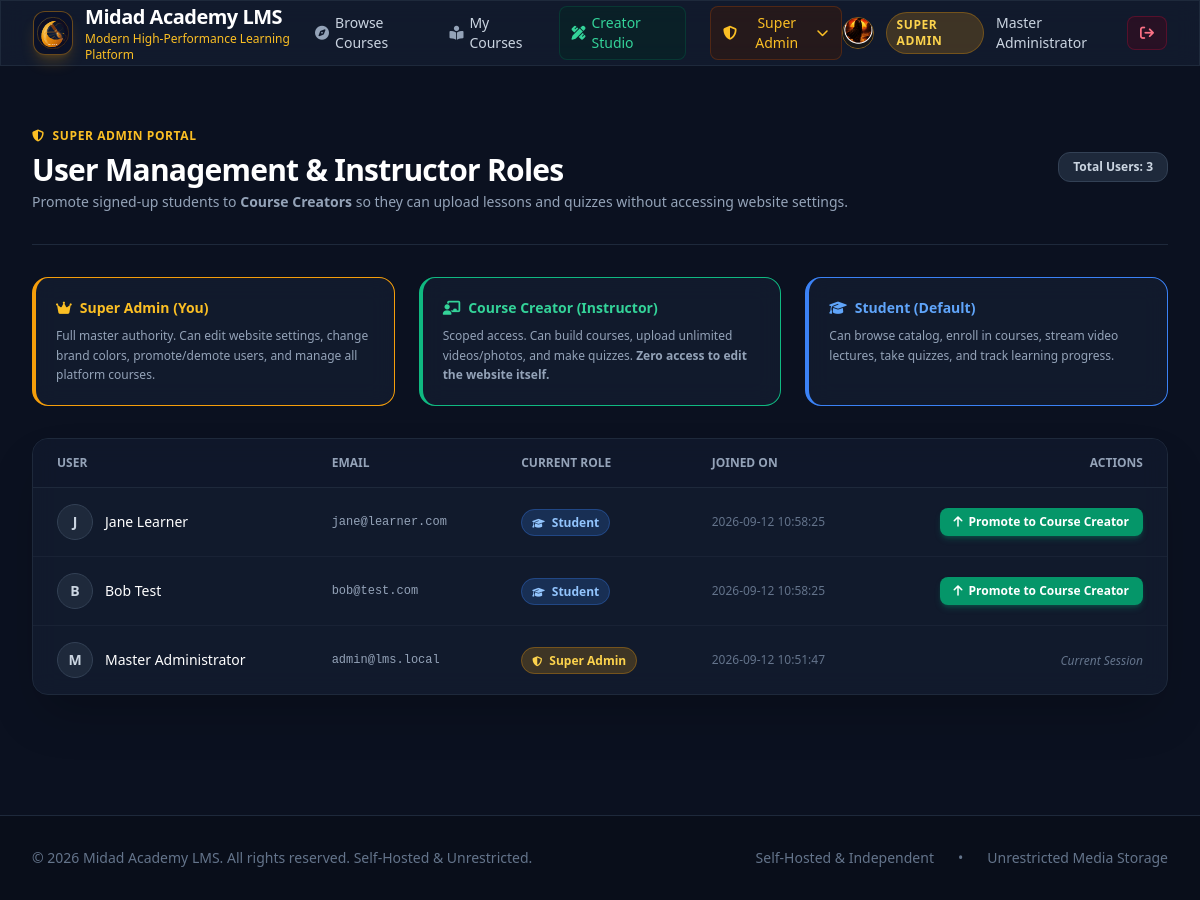
/admin/users (signed in), run on an earlier commit of the app's database.
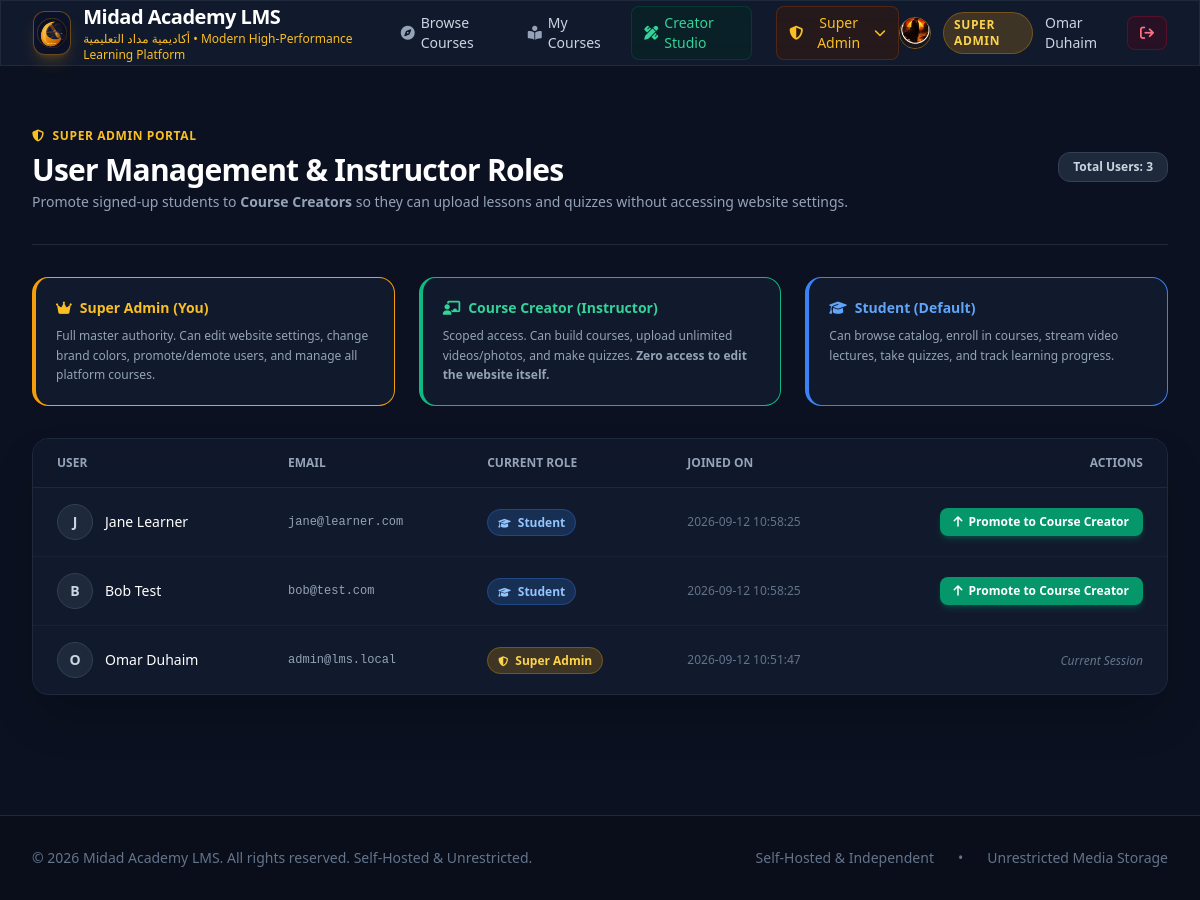
And on a later commit of the database.
### tables this page shows
CREATE TABLE settings (
        key TEXT PRIMARY KEY,
        value TEXT NOT NULL
    );

CREATE TABLE users (
        id INTEGER PRIMARY KEY AUTOINCREMENT,
        email TEXT UNIQUE NOT NULL,
        name TEXT NOT NULL,
        password_hash TEXT NOT NULL,
        role TEXT NOT NULL DEFAULT 'student',
        created_at TIMESTAMP DEFAULT CURRENT_TIMESTAMP
    );

### app.py (the view)
@app.route("/admin/users")
@super_admin_only
def admin_users():
    users = db.get_all_users()
    return render_template("admin_users.html", users=users)

### app.py (called while the page is built)
@app.context_processor
def inject_global_data():
    settings = db.get_settings()
    current_user = None
    if "user_id" in session:
        current_user = db.get_user_by_id(session["user_id"])
    return dict(settings=settings, current_user=current_user)

def super_admin_only(f):
    @wraps(f)
    def decorated_function(*args, **kwargs):
        if "user_id" not in session:
            flash("Please sign in as Super Admin.", "warning")
            return redirect(url_for("login", next=request.url))
        user = db.get_user_by_id(session["user_id"])
        if not user or user["role"] != "super_admin":
            abort(403, description="Access Restricted: Only the Master Super Admin can modify website settings or manage user roles.")
        return f(*args, **kwargs)
    return decorated_function

### database.py (called while the page is built)
def get_db_connection():
    conn = sqlite3.connect(DB_PATH)
    conn.row_factory = sqlite3.Row
    conn.execute("PRAGMA foreign_keys = ON")
    return conn

def get_settings():
    conn = get_db_connection()
    rows = conn.execute("SELECT key, value FROM settings").fetchall()
    conn.close()
    return {row["key"]: row["value"] for row in rows}

def get_user_by_id(user_id):
    conn = get_db_connection()
    user = conn.execute("SELECT * FROM users WHERE id = ?", (user_id,)).fetchone()
    conn.close()
    return user

def get_all_users():
    conn = get_db_connection()
    users = conn.execute("SELECT id, email, name, role, created_at FROM users ORDER BY created_at DESC").fetchall()
    conn.close()
    return users

### templates/admin_users.html (shortened to what this page needs)
{% extends "base.html" %}
{% block content %}
<div class="max-w-7xl mx-auto px-4 sm:px-6 lg:px-8 py-10">
    <div class="flex flex-col sm:flex-row items-start sm:items-center justify-between pb-8 border-b border-slate-800 gap-4">
        <div>
            <div class="inline-flex items-center space-x-2 text-xs font-semibold uppercase tracking-wider text-amber-400 mb-2">
                <i class="fa-solid fa-shield-halved"></i>
                <span>Super Admin Portal</span>
            </div>
            <h1 class="text-3xl font-bold text-white tracking-tight">User Management & Instructor Roles</h1>
            <p class="text-sm text-slate-400 mt-1">
                Promote signed-up students to <strong>Course Creators</strong> so they can upload lessons and quizzes without accessing website settings.
            </p>
        </div>
        <div class="flex items-center space-x-3">
            <span class="px-3.5 py-1.5 rounded-xl bg-slate-800 text-xs font-semibold text-slate-300 border border-slate-700">
                Total Users: {{ users | length }}
            </span>
        </div>
    </div>
    <div class="grid grid-cols-1 md:grid-cols-3 gap-6 my-8">
        <div class="glass-card p-5 rounded-2xl border-l-4 border-amber-500">
            <div class="text-amber-400 font-bold text-sm flex items-center gap-2">
                <i class="fa-solid fa-crown"></i> Super Admin (You)
            </div>
            <p class="text-xs text-slate-400 mt-2 leading-relaxed">
                Full master authority. Can edit website settings, change brand colors, promote/demote users, and manage all platform courses.
            </p>
        </div>
        <div class="glass-card p-5 rounded-2xl border-l-4 border-emerald-500">
            <div class="text-emerald-400 font-bold text-sm flex items-center gap-2">
                <i class="fa-solid fa-chalkboard-user"></i> Course Creator (Instructor)
            </div>
            <p class="text-xs text-slate-400 mt-2 leading-relaxed">
                Scoped access. Can build courses, upload unlimited videos/photos, and make quizzes. <strong>Zero access to edit the website itself.</strong>
            </p>
        </div>
        <div class="glass-card p-5 rounded-2xl border-l-4 border-blue-500">
            <div class="text-blue-400 font-bold text-sm flex items-center gap-2">
                <i class="fa-solid fa-graduation-cap"></i> Student (Default)
            </div>
            <p class="text-xs text-slate-400 mt-2 leading-relaxed">
                Can browse catalog, enroll in courses, stream video lectures, take quizzes, and track learning progress.
            </p>
        </div>
    </div>
    <div class="glass-card rounded-2xl overflow-hidden border border-slate-800 shadow-2xl">
        <div class="overflow-x-auto">
            <table class="w-full text-left text-sm text-slate-300">
                <thead class="bg-slate-900/80 text-xs uppercase font-semibold text-slate-400 border-b border-slate-800">
                    <tr>
                        <th class="px-6 py-4">User</th>
                        <th class="px-6 py-4">Email</th>
                        <th class="px-6 py-4">Current Role</th>
                        <th class="px-6 py-4">Joined On</th>
                        <th class="px-6 py-4 text-right">Actions</th>
                    </tr>
                </thead>
                <tbody class="divide-y divide-slate-800/60">
                    {% for u in users %}
                    <tr class="hover:bg-slate-800/30 transition">
                        <td class="px-6 py-4 font-medium text-white flex items-center space-x-3">
                            <div class="w-9 h-9 rounded-full bg-slate-800 flex items-center justify-center font-bold text-slate-300 border border-slate-700">
                                {{ u.name[0] | upper }}
                            </div>
                            <span>{{ u.name }}</span>
                        </td>
                        <td class="px-6 py-4 font-mono text-xs text-slate-400">{{ u.email }}</td>
                        <td class="px-6 py-4">
                            {% if u.role == 'super_admin' %}
                                <span class="px-2.5 py-1 rounded-full text-xs font-semibold bg-amber-500/20 text-amber-300 border border-amber-500/30">
                                    <i class="fa-solid fa-shield-halved text-[10px] mr-1"></i> Super Admin
                                </span>
                            {% elif u.role == 'instructor' %}
                                <span class="px-2.5 py-1 rounded-full text-xs font-semibold bg-emerald-500/20 text-emerald-300 border border-emerald-500/30">
                                    <i class="fa-solid fa-pen-ruler text-[10px] mr-1"></i> Course Creator
                                </span>
                            {% else %}
                                <span class="px-2.5 py-1 rounded-full text-xs font-semibold bg-blue-500/20 text-blue-300 border border-blue-500/30">
                                    <i class="fa-solid fa-graduation-cap text-[10px] mr-1"></i> Student
                                </span>
                            {% endif %}
                        </td>
                        <td class="px-6 py-4 text-xs text-slate-500">{{ u.created_at }}</td>
                        <td class="px-6 py-4 text-right">
                            {% if u.id != current_user.id %}
                                {% if u.role == 'student' %}
                                    <form method="POST" action="{{ url_for('change_user_role', user_id=u.id) }}" class="inline">
                                        <button type="submit" class="px-3.5 py-1.5 rounded-lg bg-emerald-600 hover:bg-emerald-500 text-white text-xs font-semibold transition shadow-md shadow-emerald-600/30 flex items-center gap-1.5 ml-auto">
                                            <i class="fa-solid fa-arrow-up"></i> Promote to Course Creator
                                        </button>
                                    </form>
                                {% endif %}
                            {% else %}
                                <span class="text-xs text-slate-500 italic">Current Session</span>
                            {% endif %}
                        </td>
                    </tr>
                    {% endfor %}
                </tbody>
            </table>
        </div>
    </div>
</div>
{% endblock %}

### templates/base.html (shortened to what this page needs)
<!DOCTYPE html>
<html lang="en">
<head>
    <script src="https://cdn.tailwindcss.com"></script>
    <link rel="stylesheet" href="https://cdnjs.cloudflare.com/ajax/libs/font-awesome/6.4.0/css/all.min.css">
</head>
<body class="min-h-screen flex flex-col antialiased">
    <header class="sticky top-0 z-50 glass-card border-b border-slate-800">
        <div class="max-w-7xl mx-auto px-4 sm:px-6 lg:px-8">
            <div class="flex items-center justify-between h-16">
                <a href="{{ url_for('index') }}" class="flex items-center space-x-3 group">
                    <div class="w-11 h-11 rounded-xl bg-[#0A1128] border border-amber-500/40 p-0.5 flex items-center justify-center shadow-lg shadow-amber-500/20 group-hover:scale-105 transition overflow-hidden">
                        <img src="{{ url_for('static', filename='images/midad_logo.svg') }}" alt="Midad Academy LMS Logo" class="w-full h-full object-contain">
                    </div>
                    <div>
                        <span class="text-xl font-bold tracking-tight text-white block">{{ settings.site_name }}</span>
                        <span class="text-xs text-amber-400 font-medium hidden sm:block">{{ settings.tagline }}</span>
                    </div>
                </a>
                <nav class="hidden md:flex items-center space-x-6">
                    <a href="{{ url_for('index') }}" class="text-sm font-medium text-slate-300 hover:text-white transition flex items-center gap-1.5">
                        <i class="fa-solid fa-compass text-slate-400"></i> Browse Courses
                    </a>
                    {% if current_user %}
                        <a href="{{ url_for('my_learning') }}" class="text-sm font-medium text-slate-300 hover:text-white transition flex items-center gap-1.5">
                            <i class="fa-solid fa-book-open-reader text-slate-400"></i> My Courses
                        </a>
                        {% if current_user.role in ['instructor', 'super_admin'] %}
                        <a href="{{ url_for('studio') }}" class="text-sm font-medium text-emerald-400 hover:text-emerald-300 transition flex items-center gap-1.5 bg-emerald-950/40 px-3 py-1.5 rounded-lg border border-emerald-800/40">
                            <i class="fa-solid fa-pen-ruler"></i> Creator Studio
                        </a>
                        {% endif %}
                        {% if current_user.role == 'super_admin' %}
                        <div class="relative group">
                            <button class="text-sm font-medium text-amber-400 hover:text-amber-300 transition flex items-center gap-1.5 bg-amber-950/40 px-3 py-1.5 rounded-lg border border-amber-800/40">
                                <i class="fa-solid fa-shield-halved"></i> Super Admin <i class="fa-solid fa-chevron-down text-xs"></i>
                            </button>
                        </div>
                        {% endif %}
                    {% endif %}
                </nav>
                <div class="flex items-center space-x-3">
                    {% if current_user %}
                        <div class="flex items-center space-x-3">
                            <img src="{{ url_for('static', filename='images/omar_avatar.png') }}" alt="Avatar" class="w-8 h-8 rounded-full object-cover border border-amber-500/50">
                            <span class="text-xs font-semibold px-2.5 py-1 rounded-full uppercase tracking-wider
                                {% if current_user.role == 'super_admin' %} bg-amber-500/20 text-amber-300 border border-amber-500/30
                                {% elif current_user.role == 'instructor' %} bg-emerald-500/20 text-emerald-300 border border-emerald-500/30
                                {% else %} bg-slate-700/50 text-slate-300 border border-slate-600/30 {% endif %}">
                                {{ current_user.role | replace('_', ' ') }}
                            </span>
                            <span class="text-sm font-medium text-slate-300 hidden lg:inline">{{ current_user.name }}</span>
                            <a href="{{ url_for('logout') }}" class="text-sm font-medium text-rose-400 hover:text-rose-300 transition bg-rose-950/40 px-3 py-1.5 rounded-lg border border-rose-800/40" title="Sign Out">
                                <i class="fa-solid fa-arrow-right-from-bracket"></i>
                            </a>
                        </div>
                    {% endif %}
                </div>
            </div>
        </div>
    </header>
    <main class="flex-grow">
        {% block content %}{% endblock %}
    </main>
    <footer class="mt-20 border-t border-slate-800 bg-[#090e1a] py-8">
        <div class="max-w-7xl mx-auto px-4 sm:px-6 lg:px-8 flex flex-col md:flex-row items-center justify-between text-sm text-slate-500 gap-4">
            <p>{{ settings.footer_text }}</p>
            <div class="flex items-center space-x-6">
                <span>Self-Hosted & Independent</span>
                <span>•</span>
                <span>Unrestricted Media Storage</span>
            </div>
        </div>
    </footer>
</body>
</html>

### templates/base.html (style rules this page uses)
body { background-color: #0b1120; color: #f8fafc; font-family: system-ui, -apple-system, sans-serif; }
.glass-card { background: rgba(21, 31, 50, 0.7); backdrop-filter: blur(12px); border: 1px solid rgba(255, 255, 255, 0.08); }

What changed in the data, as far as the page shows it:
changed settings: tagline "Modern High-Performance Learning Platform" → "أكاديمية مداد التعليمية • Modern High-Performance Learning Platform"
changed users "admin@lms.local": name "Master Administrator" → "Omar Duhaim"; name "M" → "O"
